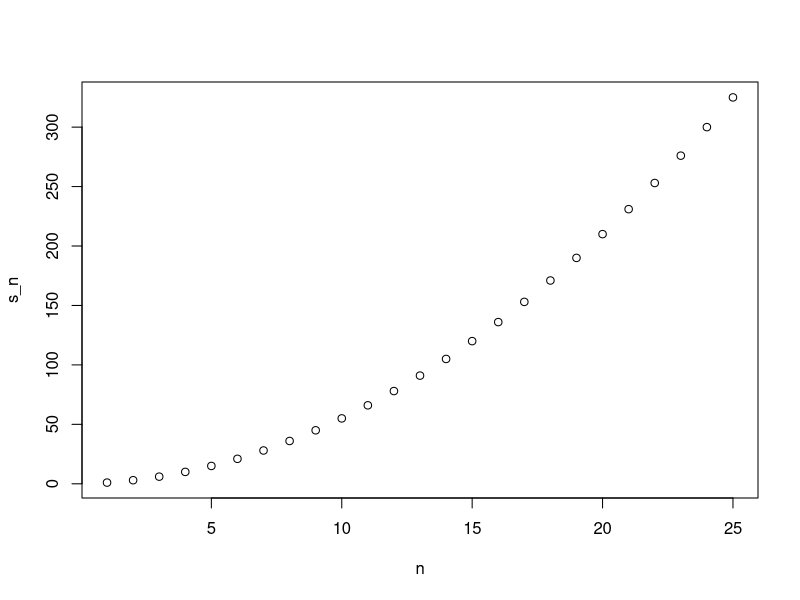
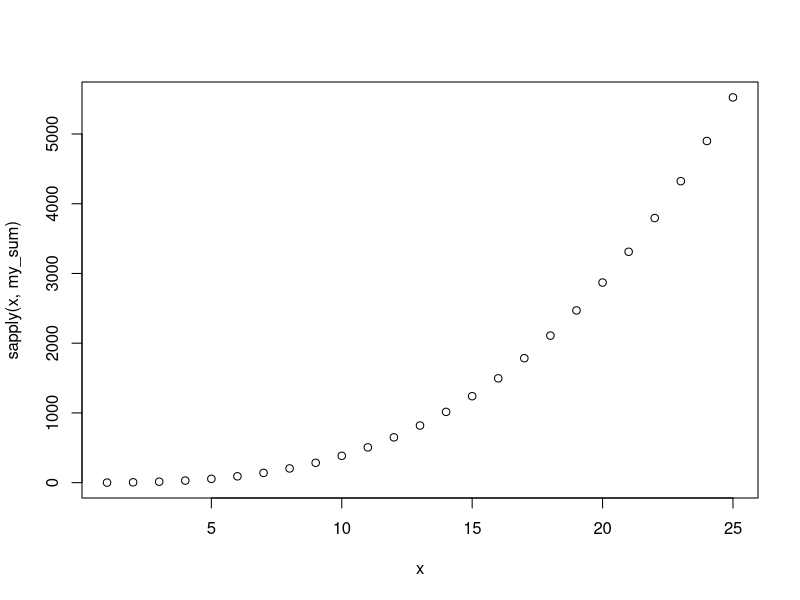

Recreate these plots in R, in order.
## ---- chunk 1
a <- 0
if(a!=0){
  print(1/a)
} else{
  print("No reciprocal for 0.")
}
## ---- chunk 2
library(dslabs)
data(murders)
murder_rate <- murders$total / murders$population*100000
## ---- chunk 3
ind <- which.min(murder_rate)
if(murder_rate[ind]< 0.5){
  print(murders$state[ind])
} else{
  print("no state has murder rate that low")
}
## ---- chunk 4
if(murder_rate[ind] < 0.25){
  print(murders_state[ind])
} else{
  print("no state has murder rate that low")
}
## ---- chunk 5
a <- 0
ifelse(a > 0, 1/a, NA)
## ---- chunk 6
a <- c(0, 1, 2, -4, 5)
result <- ifelse(a >0, 1/a, NA)
## ---- chunk 7
data("na_example")
no_nas <- ifelse(is.na(na_example), 0, na_example)
sum(is.na(no_nas))
## ---- chunk 8
z <- c(TRUE, TRUE, FALSE)
any(z)
all(z)
## ---- chunk 9
avg <- function(x){
  s <- sum(x)
  n <- length(x)
  s/n
}
## ---- chunk 10
x <- 1:100
identical(mean(x), avg(x))
## ---- chunk 11
s <- 3
avg(1:10)
s
## ---- chunk 12
## my_functions <0 function(VARIABKE_NAME){
##perform operations on VARIABLE_NAME and calculate VALUE
##VALUE
##}
## ---- chunk 13
avg <- function(x, arithmetic = TRUE){
  n <- length(x)
  ifelse(arithmetic, sum(x)/n, prod(x)^(1/n))
}
## ---- chunk 14
## The following objects are masked from 'package:stats':
## filter, lag
## The following objects are masked from 'package:base':
## intersect, sediff, setequal, union
## ---- chunk 15
search()
## ---- chunk 16
stats::filter
## ---- chunk 17
dplyr:: filter
## ---- chunk 18
compute_s_n <-function(n){
  x <- 1:n
  sum(x)
}

## ---- chunk 19
for(i in 1:5){
  print(i)
}
## ---- chunk 20
m <- 25
s_n <- vector(length = m)
for(n in 1:m){
  s_n[n] <- compute_s_n(n)
}
## ---- chunk 21
n <- 1:m
plot(n, s_n)
## ---- chunk 22
x <- 1:10
sqrt(x)
y <- 1:10
x*y
## ---- chunk 23
n <- 1:25
compute_s_n(n)
## ---- chunk 24
x <-1:10
sapply(x, sqrt)
## ---- chunk 25
n <- 1:25
s_n <- sapply(n, compute_s_n)
## ---- chunk 26
x <- c(1,2,-3,4)
if(all(x>0)){
  print("All Positives")
} else{
  print("Not all positives")
}
## ---- chunk 27
new_names <- ifelse(nchar(murders$state) > 8, murders$abb, murders$state)
## ---- chunk 28
sum_n <- function(n){
  sum(1:n)
}
sum_n(5000)
## ---- chunk 29
altman_plot <- function(x, y){
  plot(x+y, y-x)
}
## ---- chunk 30
x <- 3
my_func <- function(y){
  x <- 5
  y+5
}
x
## ---- chunk 31
compute_s_n <- function(n){
  x <- 1:n
  sum(x^2)
}
compute_s_n(10)
## ---- chunk 32
s_n <- vector("numeric", 25)
for(n in 1:25){
  x <- 1:n
  s_n[n] <- sum(x^2)
}
s_n
## ---- chunk 33
x <- 1:25
my_sum <- function(n){
  x <- 1:n
  sum(x^2)
}
sapply(x, my_sum)
## ---- chunk 34
purrr:: map_dbl(x, my_sum)
## ---- chunk 35
plot(x, sapply(x, my_sum))
## ---- chunk 36
S_n <- function(n){
  n*(n+1)*(2*n+1)/6
}
identical(my_sum(n), S_n(n))
